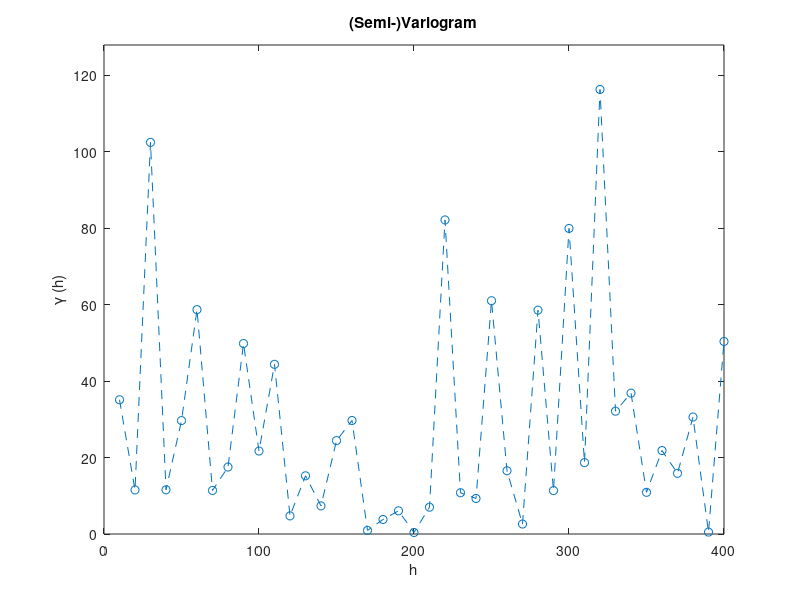

MATLAB code for this plot:
      clc;
     close all;
     clear all;
     x=10+sqrt(50)*randn(400,1);
     y=2+sqrt(30)*randn(400,1);
     [a,b]=size(x);
     d=a/40;           %lag distance separation
     num=a/d;
     
     for i=1:num
     l=(x(1)-x(d))^2+ (y(1)-y(d))^2+ (y(1)-y(d))^2;
     lam(i)=(0.5*l)/3;              %varigram calculation
     di(i)=d;
     d=d+10;
     end
       marker = 'o--';
       plot(di,lam,marker);
        axis([0 400 0 max(lam)*1.1]);
        xlabel('h');
        ylabel('\gamma (h)');
        title('(Semi-)Variogram');
        
        
        
%% test of variogram on my own




